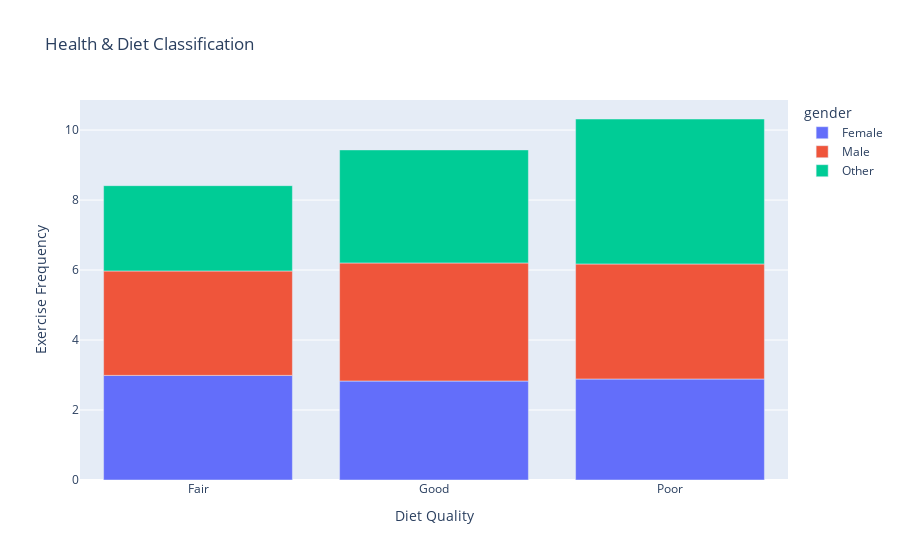

Source (notebook cell):
### Code cell
classifi_diet=df.groupby(["gender","diet_quality"])["exercise_frequency"].mean().reset_index()
classifi_diet
import plotly.io as pio
pio.renderers.default = 'notebook'  # or 'iframe_connected'
pio.renderers.default = 'iframe_connected'
fig=px.bar(classifi_diet,x="diet_quality",y="exercise_frequency",color="gender",title="Health & Diet Classification", labels={"diet_quality": "Diet Quality", "exercise_frequency": "Exercise Frequency"})
fig.show()

### Figure 1 — Plotly figure (JSON) as saved in the notebook; plotly's stock layout.template omitted (floating-point values rounded to 4 significant figures)
{"data": [{"hovertemplate": "gender=Female<br>Diet Quality=%{x}<br>Exercise Frequency=%{y}<extra></extra>", "legendgroup": "Female", "marker": {"color": "#636efa", "pattern": {"shape": ""}}, "name": "Female", "orientation": "v", "showlegend": true, "textposition": "auto", "type": "bar", "x": ["Fair", "Good", "Poor"], "xaxis": "x", "y": [2.99, 2.828, 2.886], "yaxis": "y"}, {"hovertemplate": "gender=Male<br>Diet Quality=%{x}<br>Exercise Frequency=%{y}<extra></extra>", "legendgroup": "Male", "marker": {"color": "#EF553B", "pattern": {"shape": ""}}, "name": "Male", "orientation": "v", "showlegend": true, "textposition": "auto", "type": "bar", "x": ["Fair", "Good", "Poor"], "xaxis": "x", "y": [2.984, 3.374, 3.288], "yaxis": "y"}, {"hovertemplate": "gender=Other<br>Diet Quality=%{x}<br>Exercise Frequency=%{y}<extra></extra>", "legendgroup": "Other", "marker": {"color": "#00cc96", "pattern": {"shape": ""}}, "name": "Other", "orientation": "v", "showlegend": true, "textposition": "auto", "type": "bar", "x": ["Fair", "Good", "Poor"], "xaxis": "x", "y": [2.438, 3.231, 4.143], "yaxis": "y"}], "layout": {"barmode": "relative", "legend": {"title": {"text": "gender"}, "tracegroupgap": 0}, "title": {"text": "Health & Diet Classification"}, "xaxis": {"anchor": "y", "domain": [0, 1], "title": {"text": "Diet Quality"}}, "yaxis": {"anchor": "x", "domain": [0, 1], "title": {"text": "Exercise Frequency"}}}}
